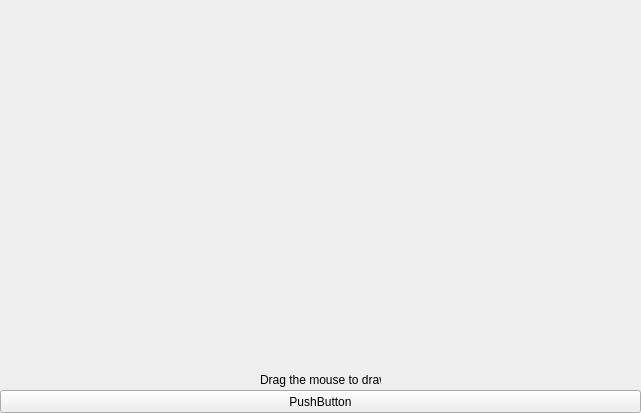
<?xml version="1.0" encoding="UTF-8"?>
<ui version="4.0">
 <class>Form</class>
 <widget class="QWidget" name="Form">
  <property name="geometry">
   <rect>
    <x>0</x>
    <y>0</y>
    <width>641</width>
    <height>413</height>
   </rect>
  </property>
  <property name="windowTitle">
   <string>Form</string>
  </property>
  <widget class="QLabel" name="label">
   <property name="geometry">
    <rect>
     <x>260</x>
     <y>370</y>
     <width>121</width>
     <height>20</height>
    </rect>
   </property>
   <property name="text">
    <string>Drag the mouse to draw</string>
   </property>
  </widget>
  <widget class="QPushButton" name="pushButton">
   <property name="geometry">
    <rect>
     <x>0</x>
     <y>390</y>
     <width>641</width>
     <height>23</height>
    </rect>
   </property>
   <property name="text">
    <string>PushButton</string>
   </property>
  </widget>
 </widget>
 <resources/>
 <connections/>
</ui>
